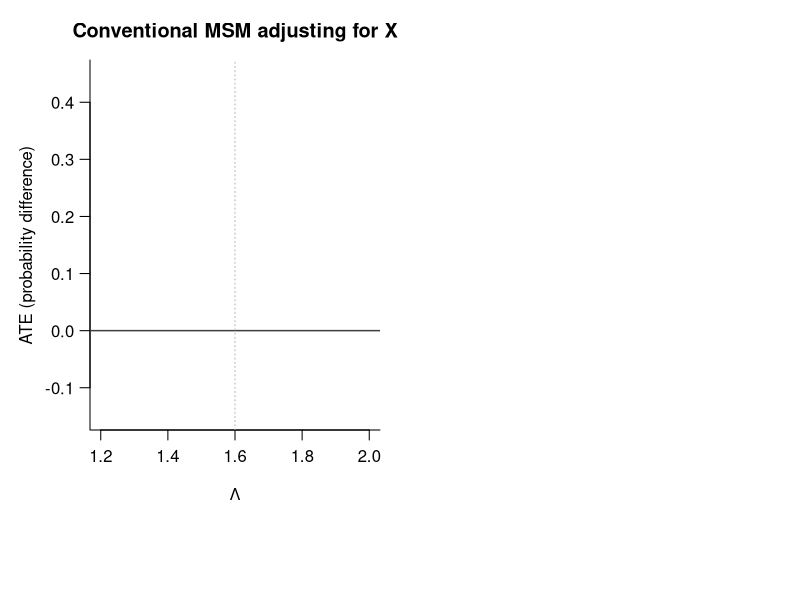

Here is the R script that generated this plot: (Note: this script raises an error after producing the figure.)
#!/usr/bin/env Rscript
# Reads only completed, separately calibrated bands. Never interpolates missing fits.
root <- 'results/ohie_simultaneous_grid/official_comparators_dense_v1'
ivroot <- 'results/ohie_simultaneous_grid/exact_dense_lambda120_200_v1'
figdir <- 'output/figures'
dir.create(figdir,recursive=TRUE,showWarnings=FALSE)
stepcoords <- function(x,y) list(x=rep(x,each=2)[-length(rep(x,each=2))],y=rep(y,each=2)[-1])
stepdraw <- function(x,y,...) {v<-stepcoords(x,y);lines(v$x,v$y,...)}
colours <- c(RKHS='#2166AC',LogSpline='#7570B3',Tan='#D95F02',Dorn='#1B9E77')
labels <- c(RKHS='IV-MSM: RKHS',LogSpline='IV-MSM: interaction log-spline',Tan='Tan',Dorn='Dorn–Guo–Kallus')
readpanel <- function(adj) {
  paths <- c(RKHS=file.path(ivroot,'RKHS.rds'),LogSpline=file.path(ivroot,'LogSpline.rds'),
    Tan=file.path(root,paste0('Tan_',adj,'.rds')),Dorn=file.path(root,paste0('Dorn_',adj,'.rds')))
  lapply(paths[file.exists(paths)],readRDS)
}
panels <- lapply(c('x','xz'),readpanel)
complete <- all(vapply(panels,length,integer(1))==4)
suffix <- if(complete)'complete' else 'partial'
plotfile <- file.path(figdir,paste0('ohie_comparator_dense_bands_',suffix,'.png'))
png(plotfile,width=2400,height=1250,res=220)
par(mfrow=c(1,2),mar=c(4.5,4.5,3,1),oma=c(4,0,0,0),mgp=c(2.7,.8,0),las=1,bty='l')
for(i in 1:2) {
  panel<-panels[[i]]
  plot(c(1.2,2),c(-.15,.45),type='n',xlab=expression(Lambda),ylab='ATE (probability difference)',
    main=c('Conventional MSM adjusting for X','Conventional MSM adjusting for (X, Z)')[i],xaxt='n')
  axis(1,at=seq(1.2,2,.2));abline(h=0,lwd=1.5,col='gray25');abline(v=1.6,lty=3,col='gray70')
  for(nm in names(panel)) {
    t<-panel[[nm]]$table
    for(side in c('lower','upper'))stepdraw(t$Lambda,t[[paste0('simultaneous_',side)]],
      col=colours[nm],lwd=2,lty=if(nm=='LogSpline')2 else 1)
  }
  legend('topleft',labels[names(panel)],col=colours[names(panel)],
    lty=ifelse(names(panel)=='LogSpline',2,1),lwd=2,bty='n',cex=.82)
}
mtext('95% simultaneous outward bands over 81 sensitivity values; each method calibrated separately.',outer=TRUE,side=1,line=1,cex=.85)
mtext(if(complete)'Steps use the right grid endpoint. IV-MSM curves are the same in both panels.' else
  'PARTIAL RESULTS: Tan dense-grid fits are still running; no Tan curves are shown.',outer=TRUE,side=1,line=2.5,cex=.85)
dev.off()
png(file.path(figdir,paste0('ohie_comparator_dense_widths_',suffix,'.png')),width=2400,height=1100,res=220)
par(mfrow=c(1,2),mar=c(4.5,4.5,3,1),oma=c(2,0,0,0),mgp=c(2.7,.8,0),las=1,bty='l')
for(i in 1:2) {
  panel<-panels[[i]]
  plot(c(1.2,2),c(.07,.60),type='n',xlab=expression(Lambda),ylab='Simultaneous band width',
    main=c('Conventional MSM adjusting for X','Conventional MSM adjusting for (X, Z)')[i],xaxt='n')
  axis(1,at=seq(1.2,2,.2))
  for(nm in names(panel)) {
    t<-panel[[nm]]$table;stepdraw(t$Lambda,t$simultaneous_upper-t$simultaneous_lower,
      col=colours[nm],lwd=2,lty=if(nm=='LogSpline')2 else 1)
  }
  legend('topleft',labels[names(panel)],col=colours[names(panel)],lty=ifelse(names(panel)=='LogSpline',2,1),lwd=2,bty='n',cex=.82)
}
mtext(if(complete)'Separate 95% simultaneous coverage for each method.' else 'Partial comparison: Tan pending.',outer=TRUE,side=1,cex=.85)
dev.off()
summaries<-list()
for(i in 1:2)for(nm in names(panels[[i]])) {
  a<-panels[[i]][[nm]];t<-a$table[abs(a$table$Lambda-1.6)<1e-9,]
  summaries[[length(summaries)+1]]<-data.frame(method=nm,adjustment=c('x','xz')[i],
    critical=a$calibration$critical,Lambda=1.6,lower=t$simultaneous_lower,upper=t$simultaneous_upper,
    width=t$simultaneous_upper-t$simultaneous_lower)
}
capture.output(print(do.call(rbind,summaries),row.names=FALSE,digits=8),
  file=file.path(root,paste0('summary_',suffix,'.txt')))
message(plotfile)
